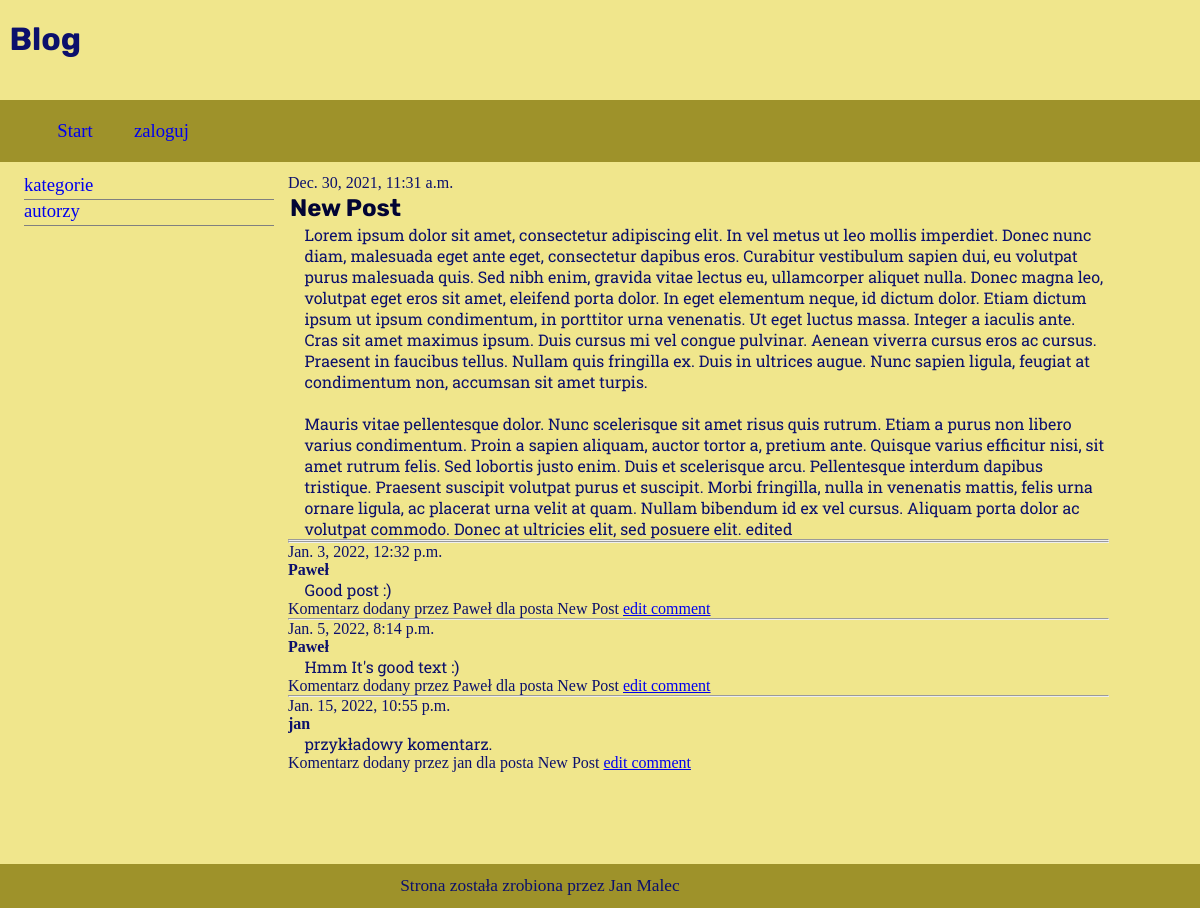
The app's page /post/1/ with its own data.
### blog/models.py (models this page shows, shortened)
class Post(models.Model):
    author = models.ForeignKey('auth.User', on_delete=models.CASCADE)
    title = models.CharField(max_length=200)
    text = models.TextField()
    created_date = models.DateTimeField(
            default=timezone.now)
    published_date = models.DateTimeField(
            blank=True, null=True)
    tags = TaggableManager()
    def __str__(self):
        return self.title

class Comments(models.Model):
    post = models.ForeignKey('Post', on_delete=models.CASCADE, related_name='comments')
    author = models.ForeignKey('auth.User', on_delete=models.CASCADE)
    email = models.EmailField()
    text = models.TextField()
    created_date = models.DateTimeField(default=timezone.now)
    updated_date = models.DateTimeField(auto_now = True)
    active = models.BooleanField( default = True)
    def __str__(self):
        return 'Komentarz dodany przez {} dla posta {}'.format(self.author, self.post)

### blog/views.py (the view)
# urls.py: path('post/<int:pk>/', views.post_detail, name='post_detail'),
def post_detail(request, pk):
    post = get_object_or_404(Post, pk=pk)
    Post.objects.get(pk=pk)
    return render(request, 'blog/post_detail.html', {'post':post})

### blog/templates/blog/post_detail.html (shortened to what this page needs)
{% extends 'blog/base.html' %}
{% block content %}
    {% if post.published_date %}
<div class="date">
    {{ post.published_date }}
</div>
{% endif %}
<h2>{{ post.title }}</h2>
<p>{{ post.text|linebreaksbr }}</p>
<hr>
{% for comment in post.comments.all %}
    <div class="comment"><hr>
        <div class="date">{{ comment.created_date }}</div>
        <strong>{{ comment.author }}</strong>
        <p>{{ comment.text|linebreaks }}</p>
    </div>
    {{comment}}
    <a class="btn btn-default" href="{% url 'comment_edit' pk=comment.post.pk %}">edit comment</a>
{% empty %}
    <p>Brak komentarzy :(</p>
{% endfor %}
{% endblock %}

### blog/static/css/main.css (style rules this page uses)
* { margin: 0px; padding: 0px; }
body { background-color: rgb(240,230,140); color: #0C106C; }
main section h2 { margin: 2px; font-family: 'Rubik', sans-serif; color: #020434; }
main section p { padding-left: 2%; font-family: 'Roboto Slab', serif; }

### records on screen
Post: published_date "Dec. 30, 2021, 11:31 a.m.", title "New Post", text "Lorem ipsum dolor sit amet, consectetur adipiscing elit. In vel metus ut leo mollis imperdiet. Donec nunc diam, malesuada eget ante eget, consectetur dapibus eros. Curabitur vestibulum sapien dui, eu volutpat purus malesuada quis. Sed nibh enim, gravida vitae lectus eu, ullamcorper aliquet nulla. Donec magna leo, volutpat eget eros sit amet, eleifend porta dolor. In eget elementum neque, id dictum dolor. Etiam dictum ipsum ut ipsum condimentum, in porttitor urna venenatis. Ut eget luctus massa. Integer a iaculis ante. Cras sit amet maximus ipsum. Duis cursus mi vel congue pulvinar. Aenean viverra cursus eros ac cursus. Praesent in faucibus tellus. Nullam quis fringilla ex. Duis in ultrices…"
Comments: created_date "Jan. 3, 2022, 12:32 p.m.", author "Paweł", text "Good post :)", author+post "Komentarz dodany przez Paweł dla posta New Post"
Comments: created_date "Jan. 5, 2022, 8:14 p.m.", author "Paweł", text "Hmm It's good text :)", author+post "Komentarz dodany przez Paweł dla posta New Post"
Comments: created_date "Jan. 15, 2022, 10:55 p.m.", author "jan", text "przykładowy komentarz.", author+post "Komentarz dodany przez jan dla posta New Post"
